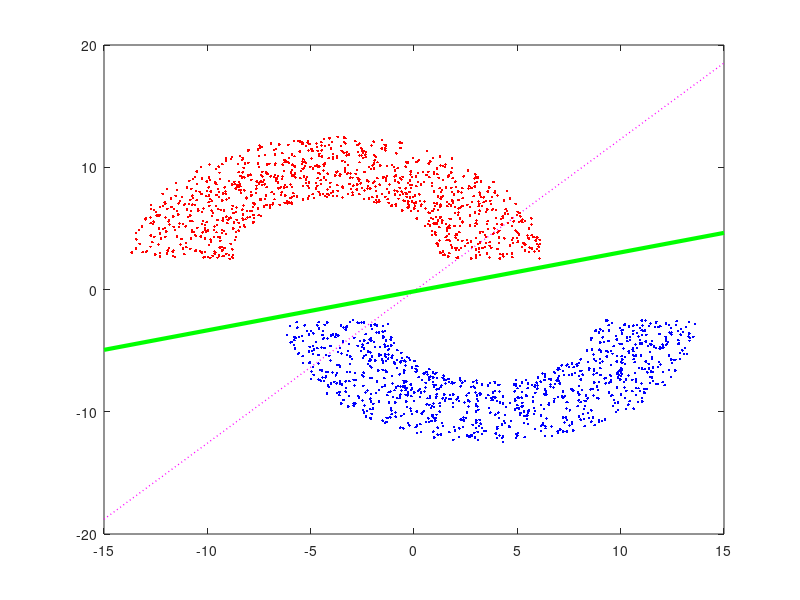

This chart was generated by the following MATLAB code:
#!/usr/bin/env octave
## problem_3_1_a.m
## Mac Radigan

  FORCES__SCRIPT_FILE=1;
  ux=false;

  function ax = do_plot(ux, rad, thk, c1, c2, x1, x2, w, k_err)
    
    if ux
      show = 'on';
    else
      show = 'off';
    end
    
    %% plot input dataset
    ax = figure(30111);
    set(ax, 'visible', show);
      plot(x1(c1), x2(c1), 'LineWidth', 1, 'r.');
      hold on;
      plot(x1(c2), x2(c2), 'LineWidth', 1, 'b.');
      hold on;
    
    %% plot final hypothesis, g(x)
    ext = rad + thk;
    m = -w(2)/w(3);
    b = -w(1)/w(3);
    dx1 = linspace(-ext, ext, 2);
    dx2 = m * dx1 + b;
    ax = figure(30111);
    set(ax, 'visible', show);
      if k_err > 0
        plot(dx1, dx2, 'Color', 'magenta', 'LineWidth', 1, 'LineStyle', ':');
      else
        plot(dx1, dx2, 'Color', 'green', 'LineWidth', 3);
      end
      hold on;
    
    drawnow();
    
  end % function do_plot

  N   = 2e3;  % number of training samples
  rad = 10;   % radius of semi-circle
  thk =  5;   % thickness of semi-circle
  sep =  5;   % separation between semi-circles

  %% uniformly distributed data
  z  = (rad - thk * (1 - rand(1,N))) .* exp(-j*2*pi*rand(1,N));

  %% target function
  f = @(z) sign(angle(z));

  %% target set
  y = f(z);

  %% cartesian basis representation
  x1 = -f(z)*(rad/2-thk/4) + abs(z) .* cos(angle(z));
  x2 = f(z)*sep/2 + abs(z) .* sin(angle(z));

  %% categorical index
  c1 = y > 0;
  c2 = y < 0;

  %% Perceptron Learning Algorithm (PLA)
  t = 0;                         % training step counter
  w = zeros(1,3);                % initial weights
 %w = randn(1,3);                % initial weights
  X = [ones(size(y)); x1; x2];   % training data
  k_err = inf;                   % convergence criteria
  while k_err > 0 
    t = t + 1;                   % update training step counter
    ax = do_plot(ux, rad, thk, c1, c2, x1, x2, w, k_err);
    if ux
      fprintf(1, 'error: %f\n', k_err);
      t
      w
    end
    y_hat = sign(w*X);           % classify
    y_err = 0.5*abs(y - y_hat);  % residual
    [k_err, k] = max(y_err);     % select misclassified point
    if k_err <= 0, continue, end
    x_k = X(:,k);                %   in the training data
    y_k = y(k);                  %   in the target set
    w   = w + y_k*x_k';          % update weights
    if ux
      disp('...')
      input('...')
    end
  end % training

  ax = do_plot(ux, rad, thk, c1, c2, x1, x2, w, k_err);
  if ux
    disp('training done.')
  else
    saveas(ax, 'figures/p3.1a.png');
  end
 
## *EOF*
